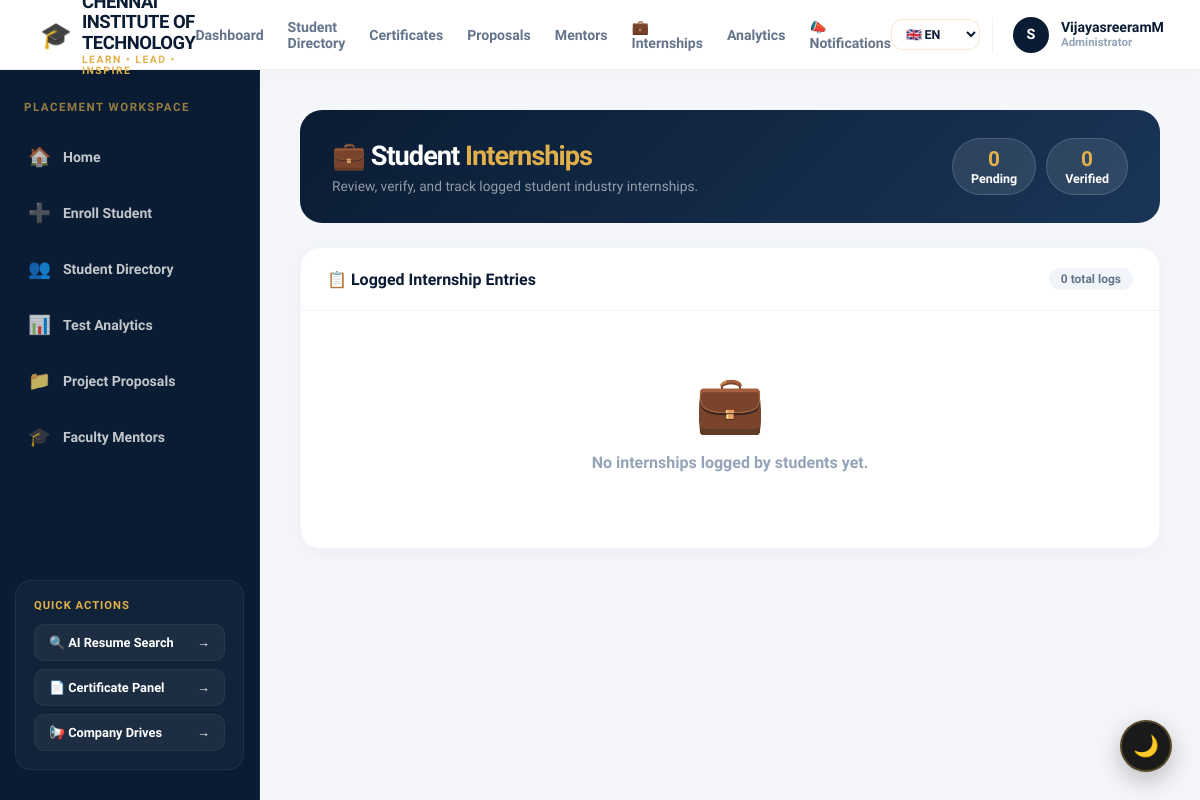
Before: /admin/internships (signed in) with the older database file.
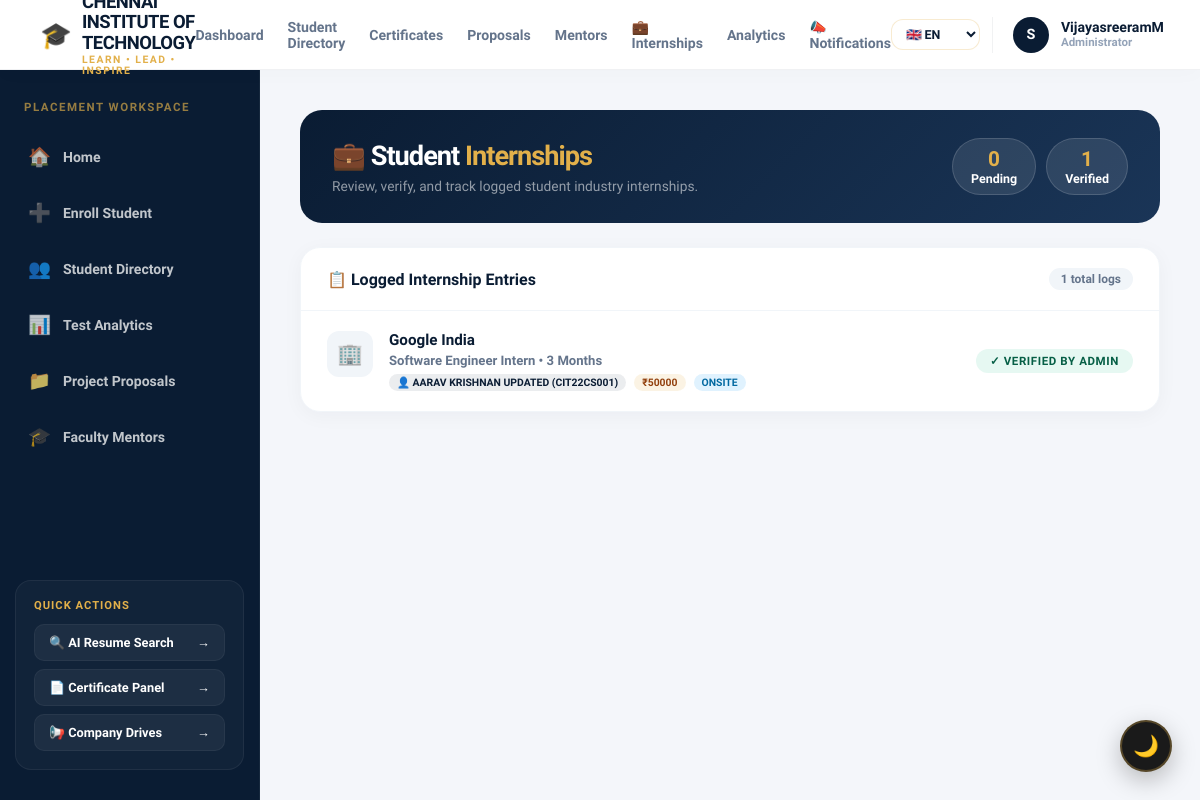
After: the same page with the newer database file.
### models.py (models this page shows, shortened)
class StudentInternship(db.Model):
    __tablename__ = "student_internships"
    id              = db.Column(db.Integer, primary_key=True)
    register_number = db.Column(db.String(50), db.ForeignKey("students.register_number", ondelete="CASCADE"), nullable=False, index=True)
    company_name    = db.Column(db.String(250), nullable=False)
    role            = db.Column(db.String(250), nullable=False)
    duration        = db.Column(db.String(100), nullable=False)  # e.g., "3 Months", "Summer 2025"
    stipend         = db.Column(db.String(100))                 # e.g., "15000" or "Unpaid"
    mode            = db.Column(db.String(50), default="Onsite") # Remote | Onsite | Hybrid
    status          = db.Column(db.String(50), default="Pending Verification") # Pending Verification | Verified | Rejected
    verified_by     = db.Column(db.String(100), nullable=True)
    submitted_at    = db.Column(db.DateTime, default=datetime.utcnow)
    verified_at     = db.Column(db.DateTime, nullable=True)
    student = db.relationship("Student", backref=db.backref("internships", lazy=True, cascade="all, delete-orphan"))

class Student(db.Model):
    __tablename__ = "students"
    id                          = db.Column(db.Integer, primary_key=True)
    batch                       = db.Column(db.String(20))
    department                  = db.Column(db.String(100))
    student_id                  = db.Column(db.String(50))
    register_number             = db.Column(db.String(50), unique=True, nullable=False, index=True)
    student_name                = db.Column(db.String(200))
    gender                      = db.Column(db.String(20))
    current_sem                 = db.Column(db.Integer)
    foreign_language_known      = db.Column(db.String(100))
    password                    = db.Column(db.Text)
    cgpa                        = db.Column(db.Float)
    sem1_gpa                    = db.Column(db.Float)
    sem2_gpa                    = db.Column(db.Float)
    sem3_gpa                    = db.Column(db.Float)
    sem4_gpa                    = db.Column(db.Float)
    sem5_gpa                    = db.Column(db.Float)
    sem6_gpa                    = db.Column(db.Float)
    sem7_gpa                    = db.Column(db.Float)
    sem8_gpa                    = db.Column(db.Float)
    sem1_subjects               = db.Column(db.Text)
    sem1_ia1                    = db.Column(db.Text)
    sem1_ia2                    = db.Column(db.Text)
    sem1_model                  = db.Column(db.Text)
    sem1_grades                 = db.Column(db.Text)
    sem2_subjects               = db.Column(db.Text)
    sem2_ia1                    = db.Column(db.Text)
    sem2_ia2                    = db.Column(db.Text)
    sem2_model                  = db.Column(db.Text)
    sem2_grades                 = db.Column(db.Text)
    sem3_subjects               = db.Column(db.Text)
    sem3_ia1                    = db.Column(db.Text)
    sem3_ia2                    = db.Column(db.Text)
    sem3_model                  = db.Column(db.Text)
    sem3_grades                 = db.Column(db.Text)
    sem4_subjects               = db.Column(db.Text)
    sem4_ia1                    = db.Column(db.Text)
    sem4_ia2                    = db.Column(db.Text)
    sem4_model                  = db.Column(db.Text)
    sem4_grades                 = db.Column(db.Text)
    sem5_subjects               = db.Column(db.Text)
    sem5_ia1                    = db.Column(db.Text)
    sem5_ia2                    = db.Column(db.Text)
    sem5_model                  = db.Column(db.Text)
    sem5_grades                 = db.Column(db.Text)
    sem6_subjects               = db.Column(db.Text)
    sem6_ia1                    = db.Column(db.Text)
    sem6_ia2                    = db.Column(db.Text)
    sem6_model                  = db.Column(db.Text)
    sem6_grades                 = db.Column(db.Text)
    sem7_subjects               = db.Column(db.Text)
    sem7_ia1                    = db.Column(db.Text)
    sem7_ia2                    = db.Column(db.Text)
    sem7_model                  = db.Column(db.Text)
    sem7_grades                 = db.Column(db.Text)
    sem8_subjects               = db.Column(db.Text)
    sem8_ia1                    = db.Column(db.Text)
    sem8_ia2                    = db.Column(db.Text)
    sem8_model                  = db.Column(db.Text)
    sem8_grades                 = db.Column(db.Text)
    projects_done               = db.Column(db.Integer, default=0)
    research_papers_published   = db.Column(db.Integer, default=0)
    review_papers_published     = db.Column(db.Integer, default=0)
    patents_granted             = db.Column(db.Integer, default=0)
    hackathons_participated     = db.Column(db.Integer, default=0)
    hackathons_won_top100       = db.Column(db.Integer, default=0)
    weekly_aptitude_avg         = db.Column(db.Float, default=0)
    avg_communication_score     = db.Column(db.Float, default=0)
    number_of_certifications    = db.Column(db.Integer, default=0)
    leetcode_problems_solved    = db.Column(db.Integer, default=0)
    codechef_rating             = db.Column(db.Integer, default=0)
    certifications_list         = db.Column(db.Text)
    certifications_list_with_date = db.Column(db.Text)
    certificate_course_level    = db.Column(db.Text)
    certificate_platform        = db.Column(db.Text)
    certificate_domain          = db.Column(db.Text)
    certificate_completion_year = db.Column(db.Text)
    skill_index                 = db.Column(db.Float, default=0)
    skill_level                 = db.Column(db.String(50))
    resume_email                = db.Column(db.String(100), nullable=True)
    resume_phone                = db.Column(db.String(50), nullable=True)
    resume_linkedin             = db.Column(db.String(200), nullable=True)
    resume_github               = db.Column(db.String(200), nullable=True)
    resume_summary              = db.Column(db.Text, nullable=True)
    resume_work_experience      = db.Column(db.Text, nullable=True)
    is_active                   = db.Column(db.Boolean, default=True, nullable=False, index=True)
    deleted_at                  = db.Column(db.DateTime, nullable=True)
    deleted_by                  = db.Column(db.String(100), nullable=True)
    certificates  = db.relationship("Certificate", backref="student", lazy=True,
                                    foreign_keys="Certificate.register_number",
                                    primaryjoin="Student.register_number == Certificate.register_number",
                                    cascade="all, delete-orphan")
    test_results  = db.relationship("TestResult", backref="student", lazy=True,
                                    foreign_keys="TestResult.register_number",
                                    primaryjoin="Student.register_number == TestResult.register_number",
                                    cascade="all, delete-orphan")

### blueprints/admin.py (the view, shortened to what this page needs)
@admin_bp.route("/internships", methods=["GET", "POST"])
@admin_required
def admin_internships():
    from models import StudentInternship, Notification, Student, db
    all_internships = StudentInternship.query.order_by(StudentInternship.submitted_at.desc()).all()
    pending_count = StudentInternship.query.filter_by(status="Pending Verification").count()
    verified_count = StudentInternship.query.filter_by(status="Verified").count()
    return render_template("admin_internships.html",
                           internships=all_internships,
                           pending_count=pending_count,
                           verified_count=verified_count)

### templates/admin_internships.html (shortened to what this page needs)
{% extends "base.html" %}
{% block content %}
<div class="aintern-hero">
    <div>
        <h1>💼 Student <span>Internships</span></h1>
        <p>Review, verify, and track logged student industry internships.</p>
    </div>
    <div class="aintern-stats">
        <div class="astat-pill"><span>{{ pending_count }}</span>Pending</div>
        <div class="astat-pill"><span>{{ verified_count }}</span>Verified</div>
    </div>
</div>
<div class="review-card">
    <div class="review-header">
        <h3>📋 Logged Internship Entries</h3>
        <div class="count-badge">{{ internships|length }} total logs</div>
    </div>
    {% if internships %}
    {% for intern in internships %}
    <div class="internship-row">
        <div class="internship-details-wrap">
            <div class="mode-icon">
                {% if intern.mode == 'Remote' %}🏠{% elif intern.mode == 'Hybrid' %}🤝{% else %}🏢{% endif %}
            </div>
            <div class="internship-body">
                <h4>{{ intern.company_name }}</h4>
                <p>{{ intern.role }} • {{ intern.duration }}</p>
                <div class="meta-pills">
                    <span class="meta-pill pill-student">👤 {{ intern.student.student_name }} ({{ intern.register_number }})</span>
                    <span class="meta-pill pill-stipend">₹{{ intern.stipend }}</span>
                    <span class="meta-pill pill-mode">{{ intern.mode }}</span>
                </div>
            </div>
        </div>
        <div class="action-forms">
            {% if intern.status == 'Pending Verification' %}
            <form method="POST" style="margin:0;">
                <input type="hidden" name="internship_id" value="{{ intern.id }}">
                <input type="hidden" name="action" value="reject">
                <button type="submit" class="decline-btn">Decline</button>
            </form>
            <form method="POST" style="margin:0;">
                <input type="hidden" name="internship_id" value="{{ intern.id }}">
                <input type="hidden" name="action" value="verify">
                <button type="submit" class="verify-btn">Verify Entry</button>
            </form>
            {% elif intern.status == 'Verified' %}
            <span class="status-stamp stamp-verified">✓ Verified by {{ intern.verified_by }}</span>
            {% else %}
            <span class="status-stamp stamp-rejected">Declined</span>
            {% endif %}
        </div>
    </div>
    {% endfor %}
    {% else %}
    <div class="empty-state">
        <div class="icon">💼</div>
        <p style="font-weight:700;">No internships logged by students yet.</p>
    </div>
    {% endif %}
</div>
{% endblock %}

Changed rows visible on the page:
added StudentInternship: company_name "Google India", role "Software Engineer Intern", duration "3 Months", student.student_name "AARAV KRISHNAN UPDATED", register_number "CIT22CS001", stipend "50000", mode "ONSITE", verified_by "ADMIN"
Other visible differences:
{{ verified_count }}: "0" → "1"
{{ internships|length }}: "0" → "1"
text no longer shown: "💼 No internships logged by students yet."
